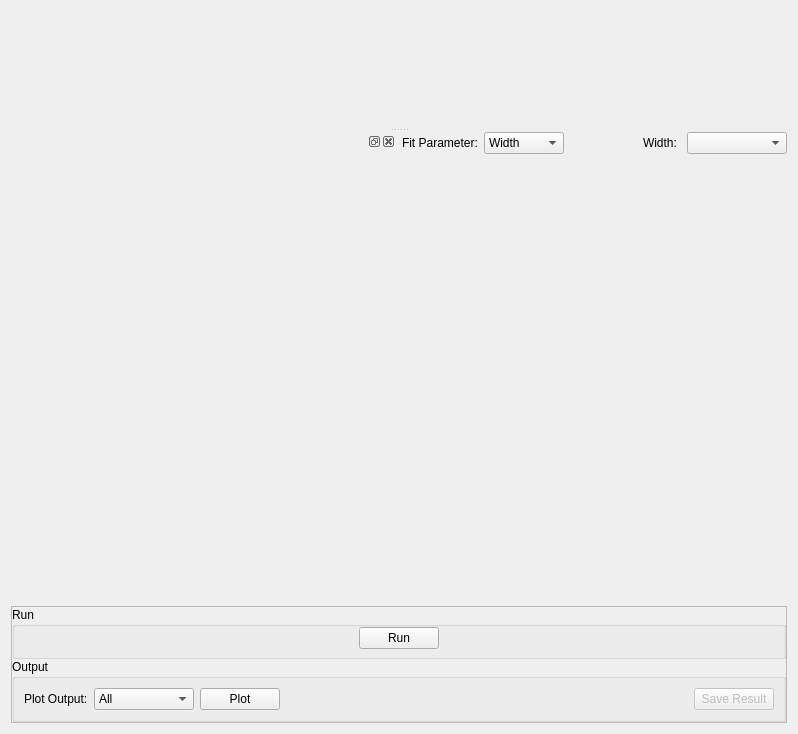
<?xml version="1.0" encoding="UTF-8"?>
<ui version="4.0">
 <class>JumpFit</class>
 <widget class="QWidget" name="JumpFit">
  <property name="geometry">
   <rect>
    <x>0</x>
    <y>0</y>
    <width>798</width>
    <height>734</height>
   </rect>
  </property>
  <property name="windowTitle">
   <string>Form</string>
  </property>
  <layout class="QVBoxLayout" name="verticalLayout_2">
   <item>
    <widget class="QSplitter" name="splitter">
     <property name="orientation">
      <enum>Qt::Vertical</enum>
     </property>
     <property name="childrenCollapsible">
      <bool>false</bool>
     </property>
     <widget class="MantidQt::CustomInterfaces::IDA::IndirectFitDataView" name="fitDataView" native="true"/>
     <widget class="QWidget" name="layoutWidget">
      <layout class="QVBoxLayout" name="verticalLayout">
       <item>
        <layout class="QHBoxLayout" name="loPlotArea" stretch="1,1">
         <item>
          <widget class="MantidQt::MantidWidgets::IndirectFitPropertyBrowser" name="fitPropertyBrowser">
           <widget class="QWidget" name="dockWidgetContents"/>
          </widget>
         </item>
         <item>
          <layout class="QVBoxLayout" name="loPlotting" stretch="1,0">
           <property name="spacing">
            <number>6</number>
           </property>
           <property name="rightMargin">
            <number>0</number>
           </property>
           <item>
            <layout class="QVBoxLayout" name="vlParameterAndPlot" stretch="0,1">
             <property name="spacing">
              <number>0</number>
             </property>
             <property name="bottomMargin">
              <number>0</number>
             </property>
             <item>
              <layout class="QHBoxLayout" name="loParameterSelection">
               <property name="spacing">
                <number>6</number>
               </property>
               <property name="bottomMargin">
                <number>0</number>
               </property>
               <item>
                <widget class="QLabel" name="lbParameterType">
                 <property name="text">
                  <string>Fit Parameter:</string>
                 </property>
                </widget>
               </item>
               <item>
                <widget class="QComboBox" name="cbParameterType">
                 <property name="minimumSize">
                  <size>
                   <width>80</width>
                   <height>0</height>
                  </size>
                 </property>
                 <item>
                  <property name="text">
                   <string>Width</string>
                  </property>
                 </item>
                 <item>
                  <property name="text">
                   <string>EISF</string>
                  </property>
                 </item>
                </widget>
               </item>
               <item>
                <spacer name="hspParameter">
                 <property name="orientation">
                  <enum>Qt::Horizontal</enum>
                 </property>
                 <property name="sizeType">
                  <enum>QSizePolicy::Expanding</enum>
                 </property>
                 <property name="sizeHint" stdset="0">
                  <size>
                   <width>40</width>
                   <height>0</height>
                  </size>
                 </property>
                </spacer>
               </item>
               <item>
                <widget class="QLabel" name="lbParameter">
                 <property name="sizePolicy">
                  <sizepolicy hsizetype="Fixed" vsizetype="Preferred">
                   <horstretch>0</horstretch>
                   <verstretch>0</verstretch>
                  </sizepolicy>
                 </property>
                 <property name="text">
                  <string>Width: </string>
                 </property>
                </widget>
               </item>
               <item>
                <widget class="QComboBox" name="cbParameter">
                 <property name="minimumSize">
                  <size>
                   <width>100</width>
                   <height>0</height>
                  </size>
                 </property>
                </widget>
               </item>
              </layout>
             </item>
             <item>
              <widget class="MantidQt::CustomInterfaces::IDA::IndirectFitPlotView" name="pvFitPlotView" native="true"/>
             </item>
            </layout>
           </item>
           <item>
            <widget class="MantidQt::CustomInterfaces::IDA::IndirectSpectrumSelectionView" name="svSpectrumView" native="true"/>
           </item>
          </layout>
         </item>
        </layout>
       </item>
       <item>
        <widget class="QFrame" name="fResults">
         <property name="frameShape">
          <enum>QFrame::StyledPanel</enum>
         </property>
         <property name="frameShadow">
          <enum>QFrame::Raised</enum>
         </property>
         <layout class="QVBoxLayout" name="verticalLayout_3">
          <property name="spacing">
           <number>0</number>
          </property>
          <property name="leftMargin">
           <number>0</number>
          </property>
          <property name="topMargin">
           <number>0</number>
          </property>
          <property name="rightMargin">
           <number>0</number>
          </property>
          <property name="bottomMargin">
           <number>0</number>
          </property>
          <item>
           <widget class="QGroupBox" name="gbRun">
            <property name="title">
             <string>Run</string>
            </property>
            <layout class="QHBoxLayout" name="horizontalLayout_2">
             <property name="topMargin">
              <number>0</number>
             </property>
             <property name="bottomMargin">
              <number>7</number>
             </property>
             <item>
              <spacer name="horizontalSpacer_2">
               <property name="orientation">
                <enum>Qt::Horizontal</enum>
               </property>
               <property name="sizeHint" stdset="0">
                <size>
                 <width>40</width>
                 <height>20</height>
                </size>
               </property>
              </spacer>
             </item>
             <item>
              <widget class="QPushButton" name="pbRun">
               <property name="text">
                <string>Run</string>
               </property>
              </widget>
             </item>
             <item>
              <spacer name="horizontalSpacer_3">
               <property name="orientation">
                <enum>Qt::Horizontal</enum>
               </property>
               <property name="sizeHint" stdset="0">
                <size>
                 <width>40</width>
                 <height>20</height>
                </size>
               </property>
              </spacer>
             </item>
            </layout>
           </widget>
          </item>
          <item>
           <widget class="QGroupBox" name="gbOutput">
            <property name="title">
             <string>Output</string>
            </property>
            <layout class="QHBoxLayout" name="horizontalLayout">
             <item>
              <widget class="QLabel" name="lbPlotOutput">
               <property name="text">
                <string>Plot Output:</string>
               </property>
              </widget>
             </item>
             <item>
              <widget class="QComboBox" name="cbPlotType">
               <property name="minimumSize">
                <size>
                 <width>100</width>
                 <height>0</height>
                </size>
               </property>
               <property name="maximumSize">
                <size>
                 <width>100</width>
                 <height>16777215</height>
                </size>
               </property>
               <item>
                <property name="text">
                 <string>All</string>
                </property>
               </item>
              </widget>
             </item>
             <item>
              <widget class="QPushButton" name="pbPlot">
               <property name="text">
                <string>Plot</string>
               </property>
              </widget>
             </item>
             <item>
              <spacer name="horizontalSpacer">
               <property name="orientation">
                <enum>Qt::Horizontal</enum>
               </property>
               <property name="sizeHint" stdset="0">
                <size>
                 <width>40</width>
                 <height>20</height>
                </size>
               </property>
              </spacer>
             </item>
             <item>
              <widget class="QPushButton" name="pbSave">
               <property name="enabled">
                <bool>false</bool>
               </property>
               <property name="text">
                <string>Save Result</string>
               </property>
              </widget>
             </item>
            </layout>
           </widget>
          </item>
         </layout>
        </widget>
       </item>
      </layout>
     </widget>
    </widget>
   </item>
  </layout>
 </widget>
 <customwidgets>
  <customwidget>
   <class>MantidQt::CustomInterfaces::IDA::IndirectSpectrumSelectionView</class>
   <extends>QWidget</extends>
   <header>IndirectSpectrumSelectionView.h</header>
   <container>1</container>
  </customwidget>
  <customwidget>
   <class>MantidQt::MantidWidgets::IndirectFitPropertyBrowser</class>
   <extends>QDockWidget</extends>
   <header>MantidQtWidgets/Common/IndirectFitPropertyBrowser.h</header>
   <container>1</container>
  </customwidget>
  <customwidget>
   <class>MantidQt::CustomInterfaces::IDA::IndirectFitPlotView</class>
   <extends>QWidget</extends>
   <header>IndirectFitPlotView.h</header>
   <container>1</container>
  </customwidget>
  <customwidget>
   <class>MantidQt::CustomInterfaces::IDA::IndirectFitDataView</class>
   <extends>QWidget</extends>
   <header>IndirectFitDataView.h</header>
   <container>1</container>
  </customwidget>
 </customwidgets>
 <resources/>
 <connections/>
</ui>
